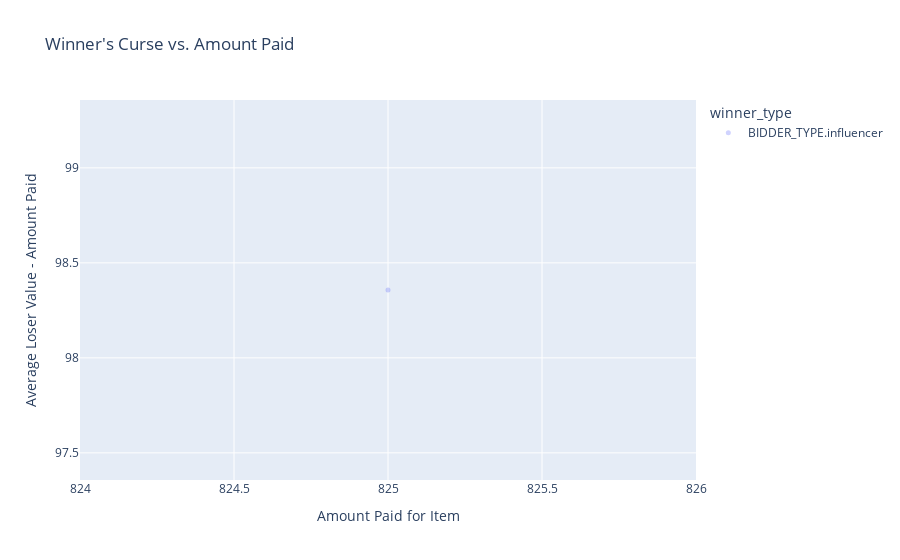

Notebook code cell kept with this figure:
### Code cell
fig = px.scatter(df, x="winner_amount", y="winner_curse", color="winner_type", trendline='ols',
                 opacity=0.3, title='Winner\'s Curse vs. Amount Paid')
fig.update_traces(marker_size=5)
fig.update_xaxes(title='Amount Paid for Item')
fig.update_yaxes(title='Average Loser Value - Amount Paid')
fig.show()

### Figure 1 — Plotly figure (JSON) as saved in the notebook; plotly's stock layout.template omitted (floating-point values rounded to 4 significant figures)
{"data": [{"hovertemplate": "winner_type=BIDDER_TYPE.influencer<br>winner_amount=%{x}<br>winner_curse=%{y}<extra></extra>", "legendgroup": "BIDDER_TYPE.influencer", "marker": {"color": "#636efa", "opacity": 0.3, "size": 5, "symbol": "circle"}, "mode": "markers", "name": "BIDDER_TYPE.influencer", "orientation": "v", "showlegend": true, "type": "scatter", "x": [825], "xaxis": "x", "y": [98.36], "yaxis": "y"}, {"hovertemplate": "winner_type=BIDDER_TYPE.influencer<extra></extra>", "legendgroup": "BIDDER_TYPE.influencer", "marker": {"color": "#636efa", "size": 5, "symbol": "circle"}, "mode": "lines", "name": "BIDDER_TYPE.influencer", "showlegend": false, "type": "scatter", "xaxis": "x", "yaxis": "y"}], "layout": {"legend": {"title": {"text": "winner_type"}, "tracegroupgap": 0}, "title": {"text": "Winner's Curse vs. Amount Paid"}, "xaxis": {"anchor": "y", "domain": [0, 1], "title": {"text": "Amount Paid for Item"}}, "yaxis": {"anchor": "x", "domain": [0, 1], "title": {"text": "Average Loser Value - Amount Paid"}}}}
